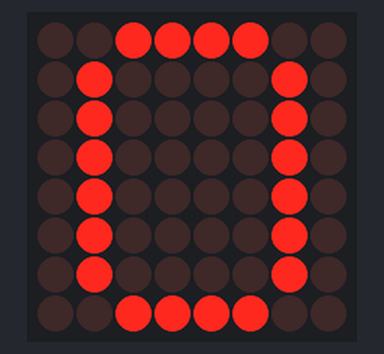
The program below on a simulated Raspberry Pi (BCM pin numbers). Shown: 8×8 LED matrix.

Above: at 1.1 s.
At 3.1 s:
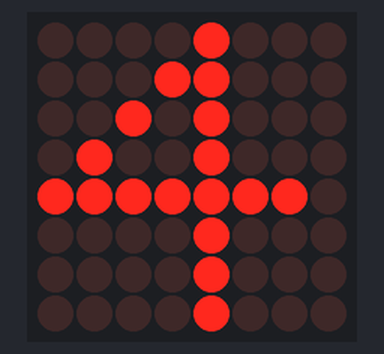
At 5.6 s:
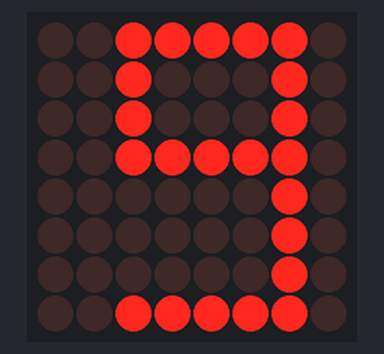
At 10.6 s:
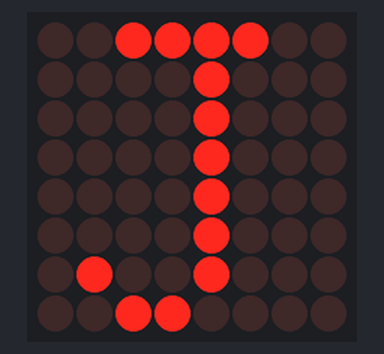
At 15.1 s:
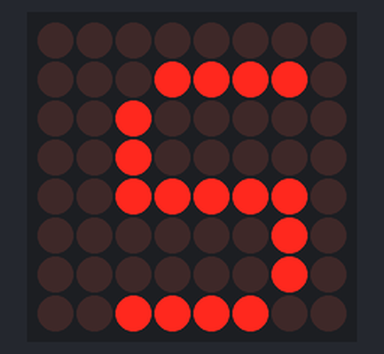
At 20.1 s:
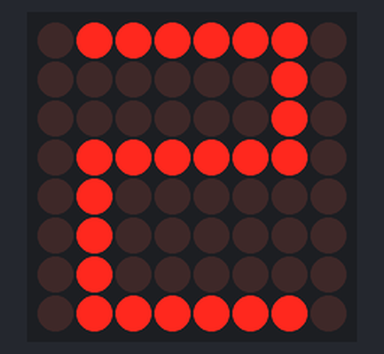

Measured:
- by itself, everything shown: repeats every 18.1 s, in 36 steps
- what the display in image 0 shows lasts 0.5 s, from 1.0 s to 1.5 s

The program:

Led8x8_Max7219.py
```python
#!/usr/bin/env python3
# -*- coding: utf-8-*-
# author: Tiger
# 8x8 LED module pin connection
# VCC---(1)(2)
# CLK---(3)(4)
# CS ---(5)(6)
# DIN---(7)(8)
# GND---(9)(10)

import RPi.GPIO as GPIO
import time

displib =[
[0x3C,0x42,0x42,0x42,0x42,0x42,0x42,0x3C],#0
[0x08,0x18,0x28,0x08,0x08,0x08,0x08,0x08],#1
[0x7E,0x2,0x2,0x7E,0x40,0x40,0x40,0x7E],#2
[0x3E,0x2,0x2,0x3E,0x2,0x2,0x3E,0x0],#3
[0x8,0x18,0x28,0x48,0xFE,0x8,0x8,0x8],#4
[0x3C,0x20,0x20,0x3C,0x4,0x4,0x3C,0x0],#5
[0x3C,0x20,0x20,0x3C,0x24,0x24,0x3C,0x0],#6
[0x3E,0x22,0x4,0x8,0x8,0x8,0x8,0x8],#7
[0x0,0x3E,0x22,0x22,0x3E,0x22,0x22,0x3E],#8
[0x3E,0x22,0x22,0x3E,0x2,0x2,0x2,0x3E],#9
[0x8,0x14,0x22,0x3E,0x22,0x22,0x22,0x22],#A
[0x3C,0x22,0x22,0x3E,0x22,0x22,0x3C,0x0],#B
[0x3C,0x40,0x40,0x40,0x40,0x40,0x3C,0x0],#C
[0x7C,0x42,0x42,0x42,0x42,0x42,0x7C,0x0],#D
[0x7C,0x40,0x40,0x7C,0x40,0x40,0x40,0x7C],#E
[0x7C,0x40,0x40,0x7C,0x40,0x40,0x40,0x40],#F
[0x3C,0x40,0x40,0x40,0x40,0x44,0x44,0x3C],#G
[0x44,0x44,0x44,0x7C,0x44,0x44,0x44,0x44],#H
[0x7C,0x10,0x10,0x10,0x10,0x10,0x10,0x7C],#I
[0x3C,0x8,0x8,0x8,0x8,0x8,0x48,0x30],#J
[0x0,0x24,0x28,0x30,0x20,0x30,0x28,0x24],#K
[0x40,0x40,0x40,0x40,0x40,0x40,0x40,0x7C],#L
[0x81,0xC3,0xA5,0x99,0x81,0x81,0x81,0x81],#M
[0x0,0x42,0x62,0x52,0x4A,0x46,0x42,0x0],#N
[0x3C,0x42,0x42,0x42,0x42,0x42,0x42,0x3C],#O
[0x3C,0x22,0x22,0x22,0x3C,0x20,0x20,0x20],#P
[0x1C,0x22,0x22,0x22,0x22,0x26,0x22,0x1D],#Q
[0x3C,0x22,0x22,0x22,0x3C,0x24,0x22,0x21],#R
[0x0,0x1E,0x20,0x20,0x3E,0x2,0x2,0x3C],#S
[0x0,0x3E,0x8,0x8,0x8,0x8,0x8,0x8],#T
[0x42,0x42,0x42,0x42,0x42,0x42,0x22,0x1C],#U
[0x42,0x42,0x42,0x42,0x42,0x42,0x24,0x18],#V
[0x0,0x49,0x49,0x49,0x49,0x2A,0x1C,0x0],#W
[0x0,0x41,0x22,0x14,0x8,0x14,0x22,0x41],#X
[0x41,0x22,0x14,0x8,0x8,0x8,0x8,0x8],#Y
[0x0,0x7F,0x2,0x4,0x8,0x10,0x20,0x7F],#Z
]

displine = [
[0x01,0x01,0x01,0x01,0x01,0x01,0x01,0x01],
[0x02,0x02,0x02,0x02,0x02,0x02,0x02,0x02],
[0x04,0x04,0x04,0x04,0x04,0x04,0x04,0x04],
[0x08,0x08,0x08,0x08,0x08,0x08,0x08,0x08],
[0x10,0x10,0x10,0x10,0x10,0x10,0x10,0x10],
[0x20,0x20,0x20,0x20,0x20,0x20,0x20,0x20],
[0x40,0x40,0x40,0x40,0x40,0x40,0x40,0x40],
[0x80,0x80,0x80,0x80,0x80,0x80,0x80,0x80],
]

dispmove2pointO = [
[0x00,0x00,0x00,0x01,0x01,0x00,0x00,0x00],
[0x00,0x00,0x02,0x00,0x00,0x02,0x00,0x00],
[0x00,0x04,0x00,0x00,0x00,0x00,0x04,0x00],
[0x08,0x00,0x00,0x00,0x00,0x00,0x00,0x08],
[0x10,0x00,0x00,0x00,0x00,0x00,0x00,0x10],
[0x00,0x20,0x00,0x00,0x00,0x00,0x20,0x00],
[0x00,0x00,0x40,0x00,0x00,0x40,0x00,0x00],
[0x00,0x00,0x00,0x80,0x80,0x00,0x00,0x00],
]

dispmove2lineO1 = [
[0x00,0x00,0x00,0x01,0x01,0x00,0x00,0x00],
[0x00,0x00,0x02,0x01,0x01,0x02,0x00,0x00],
[0x00,0x04,0x02,0x01,0x01,0x02,0x04,0x00],
[0x08,0x04,0x02,0x01,0x01,0x02,0x04,0x08],
[0x10,0x00,0x00,0x00,0x00,0x00,0x00,0x10],
[0x10,0x20,0x00,0x00,0x00,0x00,0x20,0x10],
[0x10,0x20,0x40,0x00,0x00,0x40,0x20,0x10],
[0x10,0x20,0x40,0x80,0x80,0x40,0x20,0x10],
]

dispmove2lineO2 = [
[0x00,0x00,0x00,0x00,0x00,0x00,0x00,0x00],
[0x00,0x00,0x00,0x01,0x01,0x00,0x00,0x00],
[0x00,0x00,0x02,0x01,0x01,0x02,0x00,0x00],
[0x00,0x04,0x02,0x01,0x01,0x02,0x04,0x00],
[0x08,0x04,0x02,0x01,0x01,0x02,0x04,0x08],
[0x18,0x04,0x02,0x01,0x01,0x02,0x04,0x18],
[0x18,0x24,0x02,0x01,0x01,0x02,0x24,0x18],
[0x18,0x24,0x42,0x01,0x01,0x42,0x24,0x18],
[0x18,0x24,0x42,0x81,0x81,0x42,0x24,0x18],
]

class LED:

    def __init__(self):
        self.Max7219_CLK = 2
        self.Max7219_CS = 3
        self.Max7219_DIN = 4

    def write_byte(self, dat):
        GPIO.output(self.Max7219_CS, GPIO.LOW)
        count = 0
        while (count<8):
            GPIO.output(self.Max7219_CLK, GPIO.LOW)
            tmp = dat&0x80
            if tmp == 0x80:
                GPIO.output(self.Max7219_DIN, GPIO.HIGH)
            else:
                GPIO.output(self.Max7219_DIN, GPIO.LOW)
            GPIO.output(self.Max7219_CLK, GPIO.HIGH)
            dat = dat<<1
            count = count + 1

    def write_data(self, addr, wdat):
        GPIO.output(self.Max7219_CS, GPIO.LOW)
        self.write_byte(addr)
        self.write_byte(wdat)
        GPIO.output(self.Max7219_CS, GPIO.HIGH)

    def init(self):

        GPIO.setmode(GPIO.BCM)
        time.sleep(1)
        GPIO.setup(self.Max7219_CLK, GPIO.OUT)
        GPIO.setup(self.Max7219_CS, GPIO.OUT)
        GPIO.setup(self.Max7219_DIN, GPIO.OUT)

        self.write_data(0x09,0x00)
        self.write_data(0x0a,0x03)
        self.write_data(0x0b,0x07)
        self.write_data(0x0c,0x01)
        self.write_data(0x0f,0x00)

    def display_char(self, chr):
        for i in range(8):
            tmp = 0
            if chr >='0' and chr <='9':
                tmp = ord(chr) - ord('0')
            elif chr >='a' and chr <='z':
                tmp = ord(chr) - ord('a') + 10
            elif chr >='A' and chr <='Z':
                tmp = ord(chr) - ord('A') + 10
            else:
                tmp = 0
            self.write_data(i+1, displib[tmp][i])

    def display_runline(self):
        for j in range(8):
            for i in range(8):
                self.write_data(i+1,displine[j][i])
            time.sleep(0.04)
        for j in range(8):
            for i in range(8):
                self.write_data(i+1,displine[7-j][i])
            time.sleep(0.04)

    def display_run2pointo(self):
        for j in range(8):
            for i in range(8):
                self.write_data(i+1,dispmove2pointO[j][i])
            time.sleep(0.04)
        for j in range(8):
            for i in range(8):
                self.write_data(i+1,dispmove2pointO[7-j][i])
            time.sleep(0.04)

    def display_run2lineo(self):
        for j in range(9):
            for i in range(8):
                self.write_data(i+1,dispmove2lineO2[j][i])
            time.sleep(0.04)
        for j in range(9):
            for i in range(8):
                self.write_data(i+1,dispmove2lineO2[8-j][i])
            time.sleep(0.04)

    def close(self):
        GPIO.cleanup(self.Max7219_CLK)
        GPIO.cleanup(self.Max7219_CS)
        GPIO.cleanup(self.Max7219_DIN)

if __name__ == "__main__":

    try:
        Led = LED()
        Led.init()
        time.sleep(0.01)

        ########################################################
        #display 0~Z
        ########################################################
        while True:
            for j in range(36):
                for i in range(8):
                    Led.write_data(i+1, displib[j][i])
                time.sleep(0.5)

        ########################################################
        #display 1,2,3 & a B c
        ########################################################
        '''
        tmp1 = ['1','2','3']
        for ch in tmp1:
            Led.display_char(ch)
            time.sleep(1)
        tmp2 = ['a','B','c']
        for chr in tmp2:
            Led.display_char(chr)
            time.sleep(1)
        '''

        ########################################################
        #display run 2 lines animation
        ########################################################
        '''
        while True:
            Led.display_run2lineo()
        '''
    finally:
        Led.close()
```
